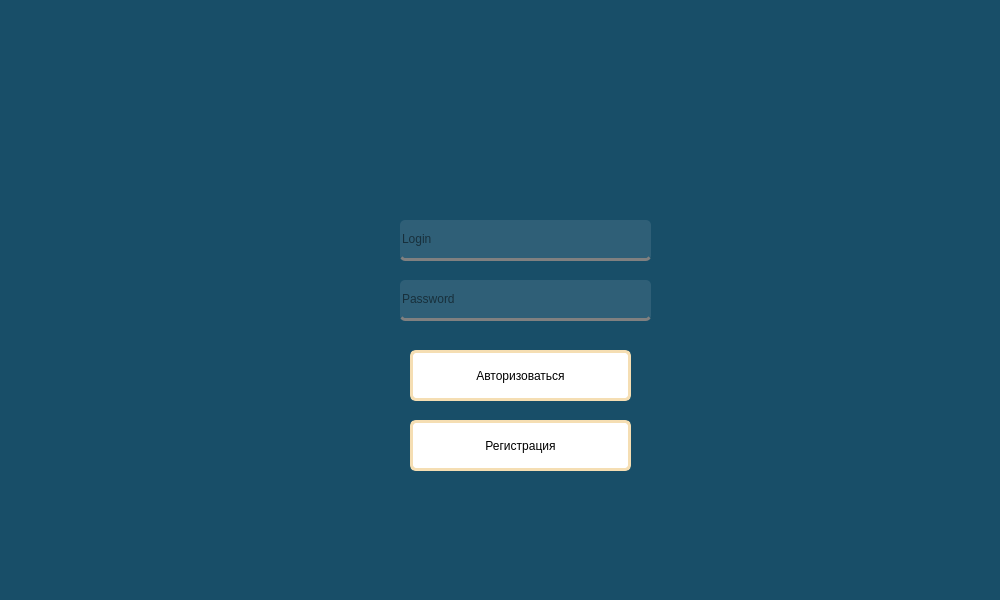
<?xml version="1.0" encoding="UTF-8"?>
<ui version="4.0">
 <class>MainWindow</class>
 <widget class="QMainWindow" name="MainWindow">
  <property name="geometry">
   <rect>
    <x>0</x>
    <y>0</y>
    <width>1000</width>
    <height>600</height>
   </rect>
  </property>
  <property name="minimumSize">
   <size>
    <width>1000</width>
    <height>600</height>
   </size>
  </property>
  <property name="maximumSize">
   <size>
    <width>1000</width>
    <height>600</height>
   </size>
  </property>
  <property name="sizeIncrement">
   <size>
    <width>1000</width>
    <height>600</height>
   </size>
  </property>
  <property name="baseSize">
   <size>
    <width>1000</width>
    <height>600</height>
   </size>
  </property>
  <property name="windowTitle">
   <string>MainWindow</string>
  </property>
  <property name="styleSheet">
   <string notr="true">background-color: rgb(24, 78, 104);
</string>
  </property>
  <widget class="QWidget" name="centralwidget">
   <widget class="QPushButton" name="pushButton">
    <property name="geometry">
     <rect>
      <x>410</x>
      <y>350</y>
      <width>221</width>
      <height>51</height>
     </rect>
    </property>
    <property name="styleSheet">
     <string notr="true">background-color: white;
                     color: black;
                    border: 3px solid #F5DEB3;
                     border-radius: 6px;
                     padding: 10px;</string>
    </property>
    <property name="text">
     <string>Авторизоваться</string>
    </property>
   </widget>
   <widget class="QLineEdit" name="lineEdit">
    <property name="geometry">
     <rect>
      <x>400</x>
      <y>220</y>
      <width>251</width>
      <height>41</height>
     </rect>
    </property>
    <property name="styleSheet">
     <string notr="true">background-color: rgba(255, 255, 255, 25);
                       border: none;
                       border-bottom: 3px solid #808080;
border-radius: 5px;</string>
    </property>
    <property name="placeholderText">
     <string>Login</string>
    </property>
   </widget>
   <widget class="QLineEdit" name="lineEdit_2">
    <property name="geometry">
     <rect>
      <x>400</x>
      <y>280</y>
      <width>251</width>
      <height>41</height>
     </rect>
    </property>
    <property name="styleSheet">
     <string notr="true">background-color: rgba(255, 255, 255, 25);
                       border: none;
                       border-bottom: 3px solid #808080;
border-radius: 5px;</string>
    </property>
    <property name="echoMode">
     <enum>QLineEdit::Password</enum>
    </property>
    <property name="placeholderText">
     <string>Password</string>
    </property>
   </widget>
   <widget class="QPushButton" name="pushButton_2">
    <property name="geometry">
     <rect>
      <x>410</x>
      <y>420</y>
      <width>221</width>
      <height>51</height>
     </rect>
    </property>
    <property name="styleSheet">
     <string notr="true">background-color: white;
                     color: black;
                    border: 3px solid #F5DEB3;
                     border-radius: 6px;
                     padding: 10px;</string>
    </property>
    <property name="text">
     <string>Регистрация</string>
    </property>
   </widget>
  </widget>
 </widget>
 <resources/>
 <connections/>
</ui>
